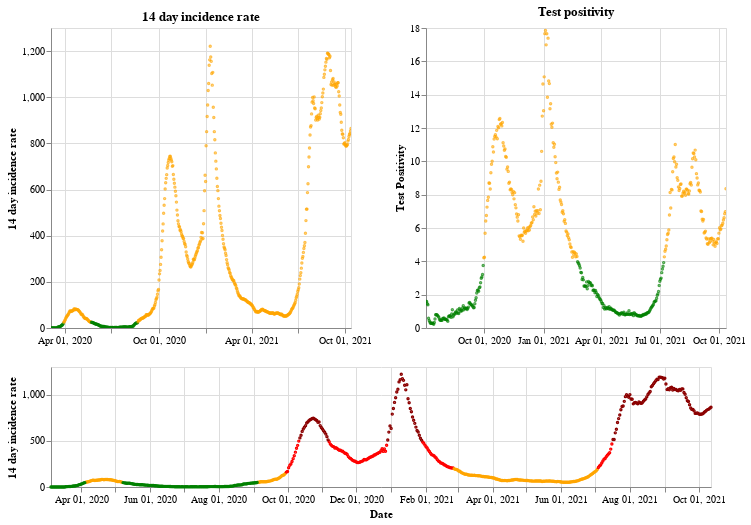

This figure's notebook cell:
### Markdown cell above
## Northern Ireland

### Code cell
plot_traffic_light('Northern Ireland')

### Figure 1 — Vega-Lite specification as saved in the notebook (floating-point values rounded to 4 significant figures; data arrays with more than 128 entries replaced by an {"elided": "..."} marker saying what was removed)
{"config": {"view": {"continuousWidth": 400, "continuousHeight": 300}}, "vconcat": [{"hconcat": [{"mark": {"type": "point", "size": 2}, "encoding": {"color": {"condition": {"value": "green", "test": "(datum.twoWeeklyCasesRate <= 25)"}, "value": "orange"}, "tooltip": [{"type": "nominal", "field": "areaName"}, {"type": "temporal", "field": "date"}, {"type": "quantitative", "field": "twoWeeklyCasesRate"}, {"type": "quantitative", "field": "testPositivity"}], "x": {"type": "temporal", "axis": {"title": ""}, "field": "date", "scale": {"domain": {"selection": "DateBrush"}}, "timeUnit": "yearmonthdate"}, "y": {"type": "quantitative", "axis": {"title": "14 day incidence rate"}, "field": "twoWeeklyCasesRate"}}, "title": "14 day incidence rate", "width": 300}, {"mark": {"type": "point", "size": 2}, "encoding": {"color": {"condition": {"value": "green", "test": "(datum.testPositivity <= 4)"}, "value": "orange"}, "tooltip": [{"type": "nominal", "field": "areaName"}, {"type": "temporal", "field": "date"}, {"type": "quantitative", "field": "twoWeeklyCasesRate"}, {"type": "quantitative", "field": "testPositivity"}], "x": {"type": "temporal", "axis": {"title": ""}, "field": "date", "scale": {"domain": {"selection": "DateBrush"}}, "timeUnit": "yearmonthdate"}, "y": {"type": "quantitative", "axis": {"title": "Test Positivity"}, "field": "testPositivity"}}, "title": "Test positivity", "width": 300}]}, {"layer": [{"mark": {"type": "point", "size": 2}, "encoding": {"color": {"condition": {"value": "orange", "test": "(((datum.testPositivity < 4) && (datum.twoWeeklyCasesRate >= 50)) && (datum.twoWeeklyCasesRate < 200))"}, "value": "red"}, "opacity": {"condition": {"value": 1, "test": "((datum.twoWeeklyCasesRate >= 50) && (datum.twoWeeklyCasesRate < 500))"}, "value": 0}, "tooltip": [{"type": "nominal", "field": "areaName"}, {"type": "temporal", "field": "date"}, {"type": "quantitative", "field": "twoWeeklyCasesRate"}, {"type": "quantitative", "field": "testPositivity"}], "x": {"type": "temporal", "axis": {"title": "Date"}, "field": "date", "timeUnit": "yearmonthdate"}, "y": {"type": "quantitative", "axis": {"title": "14 day incidence rate"}, "field": "twoWeeklyCasesRate"}}, "selection": {"DateBrush": {"type": "interval", "encodings": ["x"], "fields": ["Time"]}}}, {"mark": {"type": "point", "size": 2}, "encoding": {"color": {"value": "darkred"}, "opacity": {"condition": {"value": 1, "test": "(datum.twoWeeklyCasesRate >= 500)"}, "value": 0}, "tooltip": [{"type": "nominal", "field": "areaName"}, {"type": "temporal", "field": "date"}, {"type": "quantitative", "field": "twoWeeklyCasesRate"}, {"type": "quantitative", "field": "testPositivity"}], "x": {"type": "temporal", "axis": {"title": "Date"}, "field": "date", "timeUnit": "yearmonthdate"}, "y": {"type": "quantitative", "axis": {"title": "14 day incidence rate"}, "field": "twoWeeklyCasesRate"}}}, {"mark": {"type": "point", "size": 2}, "encoding": {"color": {"condition": {"value": "green", "test": "((datum.testPositivity < 4) && (datum.twoWeeklyCasesRate < 50))"}, "value": "orange"}, "opacity": {"condition": {"value": 1, "test": "(datum.twoWeeklyCasesRate < 50)"}, "value": 0}, "tooltip": [{"type": "nominal", "field": "areaName"}, {"type": "temporal", "field": "date"}, {"type": "quantitative", "field": "twoWeeklyCasesRate"}, {"type": "quantitative", "field": "testPositivity"}], "x": {"type": "temporal", "axis": {"title": "Date"}, "field": "date", "timeUnit": "yearmonthdate"}, "y": {"type": "quantitative", "axis": {"title": "14 day incidence rate"}, "field": "twoWeeklyCasesRate"}}}], "height": 120, "width": 660}], "data": {"name": "data-1e909f5458a178ed878b771a24ef5a80"}, "$schema": "https://vega.github.io/schema/vega-lite/v4.8.1.json", "datasets": {"data-1e909f5458a178ed878b771a24ef5a80": {"elided": "587 records"}}}
